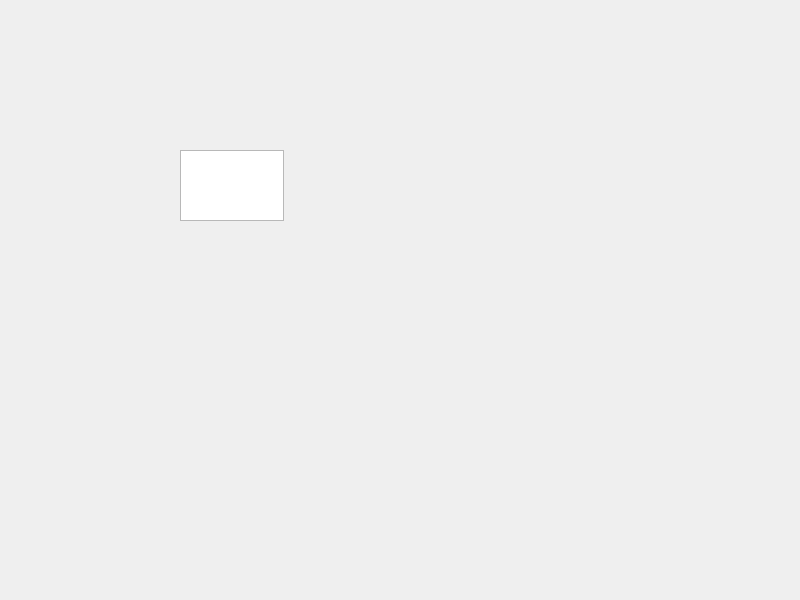
<?xml version="1.0" encoding="UTF-8"?>
<ui version="4.0">
 <class>Widget</class>
 <widget class="QWidget" name="Widget">
  <property name="geometry">
   <rect>
    <x>0</x>
    <y>0</y>
    <width>800</width>
    <height>600</height>
   </rect>
  </property>
  <property name="windowTitle">
   <string>Widget</string>
  </property>
  <widget class="QTextEdit" name="textEdit">
   <property name="geometry">
    <rect>
     <x>180</x>
     <y>150</y>
     <width>104</width>
     <height>71</height>
    </rect>
   </property>
  </widget>
 </widget>
 <resources/>
 <connections/>
</ui>
